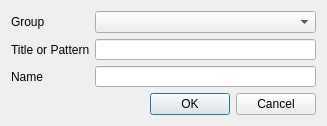
<?xml version="1.0" encoding="UTF-8"?>
<ui version="4.0">
 <class>AddItemDialog</class>
 <widget class="QDialog" name="AddItemDialog">
  <property name="geometry">
   <rect>
    <x>0</x>
    <y>0</y>
    <width>327</width>
    <height>125</height>
   </rect>
  </property>
  <property name="windowTitle">
   <string>Dialog</string>
  </property>
  <layout class="QFormLayout" name="formLayout">
   <item row="0" column="0">
    <widget class="QLabel" name="label_group">
     <property name="minimumSize">
      <size>
       <width>34</width>
       <height>16</height>
      </size>
     </property>
     <property name="maximumSize">
      <size>
       <width>0</width>
       <height>16777215</height>
      </size>
     </property>
     <property name="text">
      <string>Group</string>
     </property>
    </widget>
   </item>
   <item row="0" column="1">
    <widget class="QComboBox" name="dropdown_group"/>
   </item>
   <item row="1" column="0">
    <widget class="QLabel" name="label_title">
     <property name="minimumSize">
      <size>
       <width>78</width>
       <height>0</height>
      </size>
     </property>
     <property name="maximumSize">
      <size>
       <width>0</width>
       <height>16777215</height>
      </size>
     </property>
     <property name="text">
      <string>Title or Pattern</string>
     </property>
    </widget>
   </item>
   <item row="1" column="1">
    <widget class="QLineEdit" name="entry_title">
     <property name="minimumSize">
      <size>
       <width>0</width>
       <height>21</height>
      </size>
     </property>
     <property name="maximumSize">
      <size>
       <width>16777215</width>
       <height>16777215</height>
      </size>
     </property>
    </widget>
   </item>
   <item row="2" column="0">
    <widget class="QLabel" name="label_name">
     <property name="minimumSize">
      <size>
       <width>32</width>
       <height>0</height>
      </size>
     </property>
     <property name="maximumSize">
      <size>
       <width>0</width>
       <height>16777215</height>
      </size>
     </property>
     <property name="text">
      <string>Name</string>
     </property>
    </widget>
   </item>
   <item row="2" column="1">
    <widget class="QLineEdit" name="entry_name">
     <property name="sizePolicy">
      <sizepolicy hsizetype="Expanding" vsizetype="Fixed">
       <horstretch>0</horstretch>
       <verstretch>0</verstretch>
      </sizepolicy>
     </property>
     <property name="minimumSize">
      <size>
       <width>0</width>
       <height>21</height>
      </size>
     </property>
     <property name="maximumSize">
      <size>
       <width>16777215</width>
       <height>16777215</height>
      </size>
     </property>
    </widget>
   </item>
   <item row="3" column="1">
    <widget class="QDialogButtonBox" name="buttonBox">
     <property name="sizePolicy">
      <sizepolicy hsizetype="Preferred" vsizetype="Preferred">
       <horstretch>0</horstretch>
       <verstretch>0</verstretch>
      </sizepolicy>
     </property>
     <property name="orientation">
      <enum>Qt::Horizontal</enum>
     </property>
     <property name="standardButtons">
      <set>QDialogButtonBox::Cancel|QDialogButtonBox::Ok</set>
     </property>
    </widget>
   </item>
  </layout>
 </widget>
 <resources/>
 <connections>
  <connection>
   <sender>buttonBox</sender>
   <signal>accepted()</signal>
   <receiver>AddItemDialog</receiver>
   <slot>accept()</slot>
   <hints>
    <hint type="sourcelabel">
     <x>248</x>
     <y>254</y>
    </hint>
    <hint type="destinationlabel">
     <x>157</x>
     <y>274</y>
    </hint>
   </hints>
  </connection>
  <connection>
   <sender>buttonBox</sender>
   <signal>rejected()</signal>
   <receiver>AddItemDialog</receiver>
   <slot>reject()</slot>
   <hints>
    <hint type="sourcelabel">
     <x>316</x>
     <y>260</y>
    </hint>
    <hint type="destinationlabel">
     <x>286</x>
     <y>274</y>
    </hint>
   </hints>
  </connection>
 </connections>
</ui>
